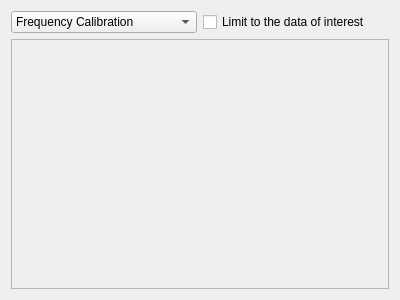
<?xml version="1.0" encoding="UTF-8"?>
<ui version="4.0">
 <class>calibrationViewer</class>
 <widget class="QWidget" name="calibrationViewer">
  <property name="geometry">
   <rect>
    <x>0</x>
    <y>0</y>
    <width>400</width>
    <height>300</height>
   </rect>
  </property>
  <property name="windowTitle">
   <string>Calibration Viewer</string>
  </property>
  <property name="windowIcon">
   <iconset resource="systray.qrc">
    <normaloff>:/images/smith_chart_red.png</normaloff>:/images/smith_chart_red.png</iconset>
  </property>
  <layout class="QVBoxLayout" name="verticalLayout">
   <item>
    <layout class="QHBoxLayout" name="horizontalLayout">
     <item>
      <widget class="QComboBox" name="comboBox">
       <item>
        <property name="text">
         <string>Frequency Calibration</string>
        </property>
       </item>
       <item>
        <property name="text">
         <string>Path Magnitude Calibration</string>
        </property>
       </item>
       <item>
        <property name="text">
         <string>Path Phase Calibration</string>
        </property>
       </item>
      </widget>
     </item>
     <item>
      <widget class="QCheckBox" name="checkBox">
       <property name="text">
        <string>Limit to the data of interest</string>
       </property>
      </widget>
     </item>
    </layout>
   </item>
   <item>
    <widget class="QFrame" name="chartView">
     <property name="sizePolicy">
      <sizepolicy hsizetype="Preferred" vsizetype="MinimumExpanding">
       <horstretch>0</horstretch>
       <verstretch>0</verstretch>
      </sizepolicy>
     </property>
     <property name="frameShape">
      <enum>QFrame::StyledPanel</enum>
     </property>
     <property name="frameShadow">
      <enum>QFrame::Raised</enum>
     </property>
    </widget>
   </item>
  </layout>
 </widget>
 <resources>
  <include location="systray.qrc"/>
 </resources>
 <connections/>
</ui>
